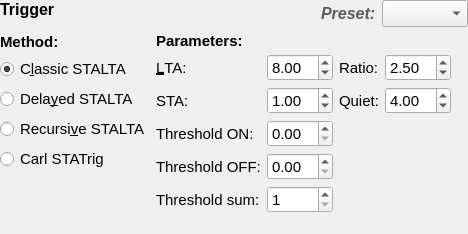
<?xml version="1.0" encoding="UTF-8"?>
<ui version="4.0">
 <class>Trigger</class>
 <widget class="QWidget" name="Trigger">
  <property name="geometry">
   <rect>
    <x>0</x>
    <y>0</y>
    <width>468</width>
    <height>234</height>
   </rect>
  </property>
  <property name="sizePolicy">
   <sizepolicy hsizetype="Preferred" vsizetype="Minimum">
    <horstretch>0</horstretch>
    <verstretch>0</verstretch>
   </sizepolicy>
  </property>
  <property name="windowTitle">
   <string>Trigger selection</string>
  </property>
  <layout class="QGridLayout" name="gridLayout_3">
   <property name="leftMargin">
    <number>0</number>
   </property>
   <property name="topMargin">
    <number>0</number>
   </property>
   <property name="rightMargin">
    <number>0</number>
   </property>
   <property name="bottomMargin">
    <number>9</number>
   </property>
   <item row="0" column="0" colspan="3">
    <layout class="QHBoxLayout" name="horizontalLayout_2">
     <property name="spacing">
      <number>0</number>
     </property>
     <item>
      <widget class="QLabel" name="label_10">
       <property name="font">
        <font>
         <pointsize>12</pointsize>
         <weight>75</weight>
         <bold>true</bold>
        </font>
       </property>
       <property name="text">
        <string>Trigger</string>
       </property>
       <property name="alignment">
        <set>Qt::AlignLeading|Qt::AlignLeft|Qt::AlignTop</set>
       </property>
      </widget>
     </item>
     <item>
      <spacer name="horizontalSpacer_2">
       <property name="font">
        <font>
         <pointsize>11</pointsize>
        </font>
       </property>
       <property name="orientation">
        <enum>Qt::Horizontal</enum>
       </property>
       <property name="sizeHint" stdset="0">
        <size>
         <width>40</width>
         <height>20</height>
        </size>
       </property>
      </spacer>
     </item>
     <item>
      <layout class="QHBoxLayout" name="horizontalLayout">
       <property name="spacing">
        <number>6</number>
       </property>
       <item>
        <widget class="QLabel" name="label_11">
         <property name="sizePolicy">
          <sizepolicy hsizetype="Minimum" vsizetype="Preferred">
           <horstretch>0</horstretch>
           <verstretch>0</verstretch>
          </sizepolicy>
         </property>
         <property name="font">
          <font>
           <pointsize>12</pointsize>
           <weight>75</weight>
           <italic>true</italic>
           <bold>true</bold>
          </font>
         </property>
         <property name="styleSheet">
          <string notr="true">color: rgb(90, 90, 90);</string>
         </property>
         <property name="text">
          <string>Preset:</string>
         </property>
        </widget>
       </item>
       <item>
        <widget class="QComboBox" name="comboBoxPreset">
         <property name="font">
          <font>
           <pointsize>12</pointsize>
          </font>
         </property>
        </widget>
       </item>
      </layout>
     </item>
    </layout>
   </item>
   <item row="1" column="0">
    <widget class="QWidget" name="widget" native="true">
     <property name="sizePolicy">
      <sizepolicy hsizetype="Preferred" vsizetype="Minimum">
       <horstretch>0</horstretch>
       <verstretch>0</verstretch>
      </sizepolicy>
     </property>
     <property name="font">
      <font>
       <pointsize>11</pointsize>
      </font>
     </property>
     <layout class="QVBoxLayout" name="verticalLayout">
      <property name="margin">
       <number>0</number>
      </property>
      <item>
       <widget class="QLabel" name="label">
        <property name="sizePolicy">
         <sizepolicy hsizetype="Preferred" vsizetype="Fixed">
          <horstretch>0</horstretch>
          <verstretch>0</verstretch>
         </sizepolicy>
        </property>
        <property name="font">
         <font>
          <pointsize>11</pointsize>
          <weight>75</weight>
          <bold>true</bold>
         </font>
        </property>
        <property name="text">
         <string>Method:</string>
        </property>
        <property name="alignment">
         <set>Qt::AlignLeading|Qt::AlignLeft|Qt::AlignVCenter</set>
        </property>
       </widget>
      </item>
      <item>
       <widget class="QRadioButton" name="radioButtonClassicSTALTA">
        <property name="font">
         <font>
          <pointsize>11</pointsize>
         </font>
        </property>
        <property name="toolTip">
         <string>&lt;html&gt;&lt;head/&gt;&lt;body&gt;&lt;p&gt;Computes the standard STA/LTA from a given input array a. The length of the STA is given by nsta in samples, respectively is the length of the LTA given by nlta in samples.&lt;/p&gt;&lt;/body&gt;&lt;/html&gt;</string>
        </property>
        <property name="text">
         <string>C&amp;lassic STALTA</string>
        </property>
        <property name="checked">
         <bool>true</bool>
        </property>
       </widget>
      </item>
      <item>
       <widget class="QRadioButton" name="radioButtonDelayedSTALTA">
        <property name="font">
         <font>
          <pointsize>11</pointsize>
         </font>
        </property>
        <property name="toolTip">
         <string>&lt;html&gt;&lt;head/&gt;&lt;body&gt;&lt;p&gt;Delayed STA/LTA.&lt;/p&gt;&lt;/body&gt;&lt;/html&gt;</string>
        </property>
        <property name="text">
         <string>Dela&amp;yed STALTA</string>
        </property>
       </widget>
      </item>
      <item>
       <widget class="QRadioButton" name="radioButtonRecursiveSTALTA">
        <property name="font">
         <font>
          <pointsize>11</pointsize>
         </font>
        </property>
        <property name="toolTip">
         <string>&lt;html&gt;&lt;head/&gt;&lt;body&gt;&lt;p&gt;Recursive STA/LTA.&lt;/p&gt;&lt;/body&gt;&lt;/html&gt;</string>
        </property>
        <property name="text">
         <string>Recursi&amp;ve STALTA</string>
        </property>
       </widget>
      </item>
      <item>
       <widget class="QRadioButton" name="radioButtonCarlSTATrig">
        <property name="font">
         <font>
          <pointsize>11</pointsize>
         </font>
        </property>
        <property name="toolTip">
         <string>&lt;!DOCTYPE HTML PUBLIC &quot;-//W3C//DTD HTML 4.0//EN&quot; &quot;http://www.w3.org/TR/REC-html40/strict.dtd&quot;&gt;
&lt;html&gt;&lt;head&gt;&lt;meta name=&quot;qrichtext&quot; content=&quot;1&quot; /&gt;&lt;style type=&quot;text/css&quot;&gt;
p, li { white-space: pre-wrap; }
&lt;/style&gt;&lt;/head&gt;&lt;body style=&quot; font-family:'Ubuntu'; font-size:9pt; font-weight:400; font-style:normal;&quot;&gt;
&lt;p style=&quot; margin-top:0px; margin-bottom:0px; margin-left:0px; margin-right:0px; -qt-block-indent:0; text-indent:0px;&quot;&gt;Computes the carlSTATrig characteristic function.&lt;/p&gt;
&lt;p style=&quot; margin-top:0px; margin-bottom:0px; margin-left:0px; margin-right:0px; -qt-block-indent:0; text-indent:0px;&quot;&gt;eta = star - (ratio * ltar) - abs(sta - lta) - quiet&lt;/p&gt;&lt;/body&gt;&lt;/html&gt;</string>
        </property>
        <property name="text">
         <string>Carl STATrig</string>
        </property>
       </widget>
      </item>
      <item>
       <spacer name="verticalSpacer_2">
        <property name="font">
         <font>
          <pointsize>11</pointsize>
         </font>
        </property>
        <property name="orientation">
         <enum>Qt::Vertical</enum>
        </property>
        <property name="sizeHint" stdset="0">
         <size>
          <width>20</width>
          <height>40</height>
         </size>
        </property>
       </spacer>
      </item>
     </layout>
    </widget>
   </item>
   <item row="1" column="1">
    <layout class="QGridLayout" name="gridLayout">
     <item row="0" column="0" colspan="2">
      <widget class="QLabel" name="label_9">
       <property name="sizePolicy">
        <sizepolicy hsizetype="Preferred" vsizetype="Minimum">
         <horstretch>0</horstretch>
         <verstretch>0</verstretch>
        </sizepolicy>
       </property>
       <property name="minimumSize">
        <size>
         <width>0</width>
         <height>15</height>
        </size>
       </property>
       <property name="maximumSize">
        <size>
         <width>16777215</width>
         <height>15</height>
        </size>
       </property>
       <property name="font">
        <font>
         <pointsize>11</pointsize>
         <weight>75</weight>
         <bold>true</bold>
        </font>
       </property>
       <property name="text">
        <string>Parameters:</string>
       </property>
      </widget>
     </item>
     <item row="1" column="0">
      <widget class="QWidget" name="widget_2" native="true">
       <property name="font">
        <font>
         <pointsize>11</pointsize>
        </font>
       </property>
       <layout class="QFormLayout" name="formLayout">
        <property name="margin">
         <number>0</number>
        </property>
        <item row="0" column="0">
         <widget class="QLabel" name="label_7">
          <property name="font">
           <font>
            <pointsize>11</pointsize>
           </font>
          </property>
          <property name="text">
           <string>&amp;LTA:</string>
          </property>
          <property name="buddy">
           <cstring>doubleSpinBoxLTA</cstring>
          </property>
         </widget>
        </item>
        <item row="0" column="1">
         <widget class="QDoubleSpinBox" name="doubleSpinBoxLTA">
          <property name="font">
           <font>
            <pointsize>11</pointsize>
           </font>
          </property>
          <property name="toolTip">
           <string>&lt;html&gt;&lt;head/&gt;&lt;body&gt;&lt;p&gt;Length of long time average window in samples&lt;/p&gt;&lt;/body&gt;&lt;/html&gt;</string>
          </property>
          <property name="value">
           <double>8.000000000000000</double>
          </property>
         </widget>
        </item>
        <item row="1" column="0">
         <widget class="QLabel" name="label_8">
          <property name="font">
           <font>
            <pointsize>11</pointsize>
           </font>
          </property>
          <property name="text">
           <string>STA:</string>
          </property>
          <property name="buddy">
           <cstring>doubleSpinBoxSTA</cstring>
          </property>
         </widget>
        </item>
        <item row="1" column="1">
         <widget class="QDoubleSpinBox" name="doubleSpinBoxSTA">
          <property name="font">
           <font>
            <pointsize>11</pointsize>
           </font>
          </property>
          <property name="toolTip">
           <string>&lt;html&gt;&lt;head/&gt;&lt;body&gt;&lt;p&gt;Length of short time average window in samples&lt;/p&gt;&lt;/body&gt;&lt;/html&gt;</string>
          </property>
          <property name="value">
           <double>1.000000000000000</double>
          </property>
         </widget>
        </item>
        <item row="2" column="0">
         <widget class="QLabel" name="label_2">
          <property name="font">
           <font>
            <pointsize>11</pointsize>
           </font>
          </property>
          <property name="text">
           <string>Threshold ON:</string>
          </property>
          <property name="buddy">
           <cstring>doubleSpinBoxTreshON</cstring>
          </property>
         </widget>
        </item>
        <item row="2" column="1">
         <widget class="QDoubleSpinBox" name="doubleSpinBoxTreshON">
          <property name="font">
           <font>
            <pointsize>11</pointsize>
           </font>
          </property>
          <property name="toolTip">
           <string>&lt;html&gt;&lt;head/&gt;&lt;body&gt;&lt;p&gt;Threshold for switching single station trigger on&lt;/p&gt;&lt;/body&gt;&lt;/html&gt;</string>
          </property>
         </widget>
        </item>
        <item row="3" column="0">
         <widget class="QLabel" name="label_3">
          <property name="font">
           <font>
            <pointsize>11</pointsize>
           </font>
          </property>
          <property name="text">
           <string>Threshold OFF:</string>
          </property>
          <property name="buddy">
           <cstring>doubleSpinBoxTreshOFF</cstring>
          </property>
         </widget>
        </item>
        <item row="3" column="1">
         <widget class="QDoubleSpinBox" name="doubleSpinBoxTreshOFF">
          <property name="font">
           <font>
            <pointsize>11</pointsize>
           </font>
          </property>
          <property name="toolTip">
           <string>&lt;html&gt;&lt;head/&gt;&lt;body&gt;&lt;p&gt;Threshold for switching single station trigger off&lt;/p&gt;&lt;/body&gt;&lt;/html&gt;</string>
          </property>
         </widget>
        </item>
        <item row="4" column="0">
         <widget class="QLabel" name="label_4">
          <property name="font">
           <font>
            <pointsize>11</pointsize>
           </font>
          </property>
          <property name="text">
           <string>Threshold sum:</string>
          </property>
          <property name="buddy">
           <cstring>spinBoxTreshSUM</cstring>
          </property>
         </widget>
        </item>
        <item row="4" column="1">
         <widget class="QSpinBox" name="spinBoxTreshSUM">
          <property name="font">
           <font>
            <pointsize>11</pointsize>
           </font>
          </property>
          <property name="toolTip">
           <string>&lt;html&gt;&lt;head/&gt;&lt;body&gt;&lt;p&gt;Threshold for coincidence sum. The network coincidence sum has to be at least equal to this value for a trigger to be included in the returned trigger list.&lt;/p&gt;&lt;/body&gt;&lt;/html&gt;</string>
          </property>
          <property name="minimum">
           <number>1</number>
          </property>
         </widget>
        </item>
       </layout>
      </widget>
     </item>
     <item row="1" column="1">
      <widget class="QWidget" name="widgetCST" native="true">
       <property name="maximumSize">
        <size>
         <width>16777215</width>
         <height>16777</height>
        </size>
       </property>
       <property name="font">
        <font>
         <pointsize>11</pointsize>
        </font>
       </property>
       <layout class="QGridLayout" name="gridLayout_2">
        <property name="margin">
         <number>0</number>
        </property>
        <item row="0" column="0">
         <widget class="QLabel" name="label_5">
          <property name="font">
           <font>
            <pointsize>11</pointsize>
           </font>
          </property>
          <property name="text">
           <string>Ratio:</string>
          </property>
         </widget>
        </item>
        <item row="0" column="1">
         <widget class="QDoubleSpinBox" name="doubleSpinBoxCarlSTATrigRatio">
          <property name="font">
           <font>
            <pointsize>11</pointsize>
           </font>
          </property>
          <property name="toolTip">
           <string>&lt;html&gt;&lt;head/&gt;&lt;body&gt;&lt;p&gt;As ratio gets smaller, carlSTATrig gets more sensitive&lt;/p&gt;&lt;/body&gt;&lt;/html&gt;</string>
          </property>
          <property name="value">
           <double>2.500000000000000</double>
          </property>
         </widget>
        </item>
        <item row="1" column="0">
         <widget class="QLabel" name="label_6">
          <property name="font">
           <font>
            <pointsize>11</pointsize>
           </font>
          </property>
          <property name="text">
           <string>Quiet:</string>
          </property>
         </widget>
        </item>
        <item row="2" column="0" colspan="2">
         <spacer name="verticalSpacer">
          <property name="font">
           <font>
            <pointsize>11</pointsize>
           </font>
          </property>
          <property name="orientation">
           <enum>Qt::Vertical</enum>
          </property>
          <property name="sizeHint" stdset="0">
           <size>
            <width>20</width>
            <height>78</height>
           </size>
          </property>
         </spacer>
        </item>
        <item row="1" column="1">
         <widget class="QDoubleSpinBox" name="doubleSpinBoxCarlSTATrigQuiet">
          <property name="font">
           <font>
            <pointsize>11</pointsize>
           </font>
          </property>
          <property name="toolTip">
           <string>&lt;html&gt;&lt;head/&gt;&lt;body&gt;&lt;p&gt;As quiet gets smaller, carlSTATrig gets more sensitive&lt;/p&gt;&lt;/body&gt;&lt;/html&gt;</string>
          </property>
          <property name="value">
           <double>4.000000000000000</double>
          </property>
         </widget>
        </item>
       </layout>
      </widget>
     </item>
    </layout>
   </item>
   <item row="1" column="2">
    <spacer name="horizontalSpacer_3">
     <property name="font">
      <font>
       <pointsize>11</pointsize>
      </font>
     </property>
     <property name="orientation">
      <enum>Qt::Horizontal</enum>
     </property>
     <property name="sizeHint" stdset="0">
      <size>
       <width>5</width>
       <height>20</height>
      </size>
     </property>
    </spacer>
   </item>
  </layout>
 </widget>
 <resources/>
 <connections/>
</ui>
